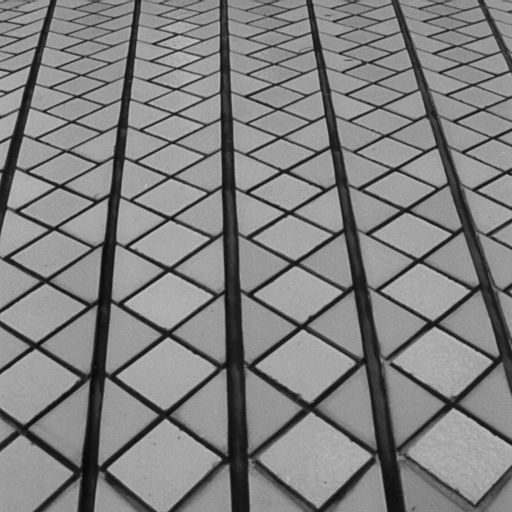
%> input picture bildverarbeitung/sheet3/Tile0001.png, 512 x 512 px
$ octave ex3.m   (GNU Octave 9; MATLAB toolbox functions it lacks are replaced by stand-ins)
%> lines starting %> are read from the running program, lines starting %| are printed output that depends on the picture; in (x1, y1, x2, y2) boxes, pixels count from 0 and x2, y2 are one past the last pixel; in counts of white or black regions, pixels touching at a corner belong together; the program's own positions count from 1
clear all
close all
clc


%% plain subsampling (3a)
X = imread('Tile0001.png');
%> X is the input picture: size 512x512 uint8; min 4, max 201, mean 128.6
sampling = 8;
subX = X(1:sampling:end,1:sampling:end);
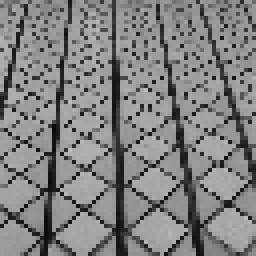
%> subX: size 64x64 uint8 (shown 4 times larger); min 10, max 188, mean 128.6

subplot(1,2,1)
imshow(X)
title('original image')
subplot(1,2,2)
imshow(subX)
title('subsampled image')

% the subsampled image resembles tiles from an 80's adventure game, i.e.
% it is pixelated and the higher frequency areas are just random black dots

%% lowpass subsampling (3b)

% with a lowpass filter first, the image is less pain, but it does get
% blurry

close all
clc

F = fft2(X);

c = size(F)/2;
%> c = [256 256]
width = size(F,1)/8;
%> width = 64
mask = zeros(size(F));
mask(floor(c(1)-width/2):ceil(c(1)+width/2), floor(c(1)-width/2):ceil(c(1)+width/2)) = 1;
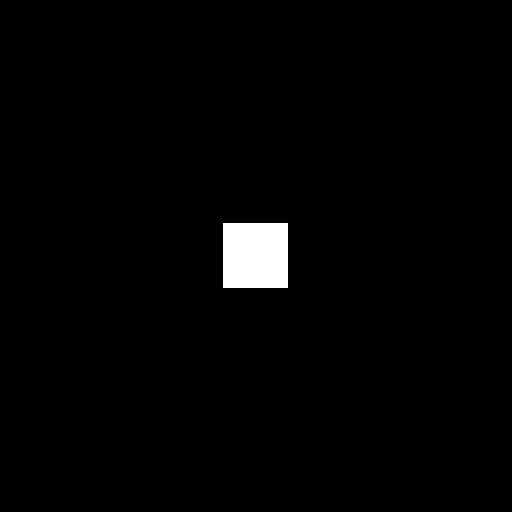
%> mask: size 512x512 double; values 0 (black) and 1 (white), 1.6% white; 1 white region, box (x1, y1, x2, y2) and area: (223, 223, 288, 288) 4225

F = fftshift(F);
F = F .* mask;
F = ifftshift(F);

Y = abs(ifft2(F));
Y = Y/max(Y(:));
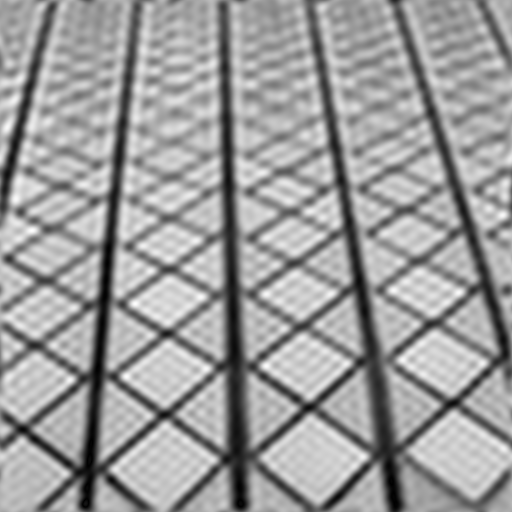
%> Y: size 512x512 double; min 0.000584, max 1, mean 0.615
subY = Y(1:sampling:end,1:sampling:end);
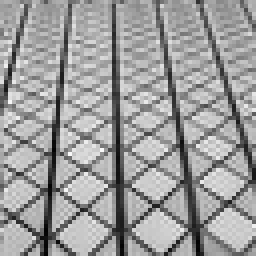
%> subY: size 64x64 double (shown 4 times larger); min 0.00692, max 0.979, mean 0.615

subplot(1,3,1)
imshow(X)
title('original image')
subplot(1,3,2)
imshow(subX)
title('subsampling only')
subplot(1,3,3)
imshow(subY)
title('subsampling with lowpass')

%% gaussian subsampling (3c)

% we want to subsample an 8th, so using a 9th lowpass filter sounds
% reasonable. I cannot justify the sigma choice right now, but the result
% looks quite anti-aliased

h = fspecial('gaussian', round(size(X,1)/3), 4);
FH = fft2(h);
Z = imfilter(X,h);
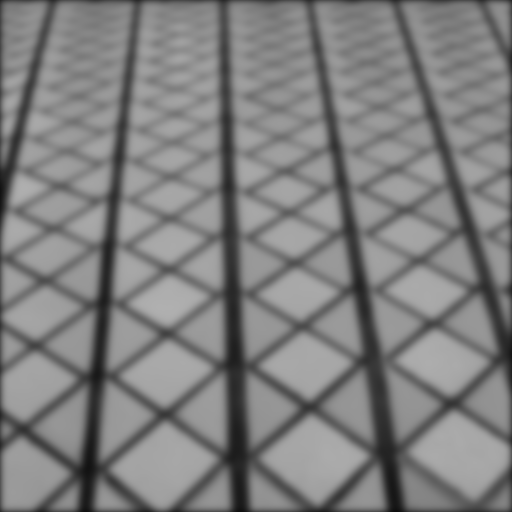
%> Z: size 512x512 uint8; min 13, max 176, mean 127.1
subZ = Z(1:sampling:end,1:sampling:end);
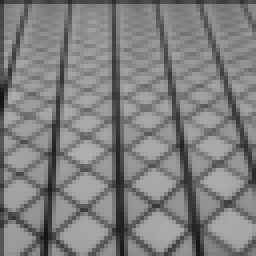
%> subZ: size 64x64 uint8 (shown 4 times larger); min 18, max 176, mean 126.8


figure;
subplot(1,3,1)
imshow(X)
title('original image')
subplot(1,3,2)
imshow(subY)
title('subsampling with perfect lowpass')
subplot(1,3,3)
imshow(subZ)
title('subsampling with gaussian lowpass')

%% visualization of filter (3d)

close all

% the filter mask is a Gauss kernel like its FT
% with larger sigma, the filter is wider in the spatial domain and narrower
% in the frequency domain

sigmas = [1 5 10];
n = length(sigmas);

for i=1:n
	subplot(1,n,i)
	h = fspecial('gaussian', round(size(X,1)/3), sigmas(i));
	imagesc(h)
	axis equal
end
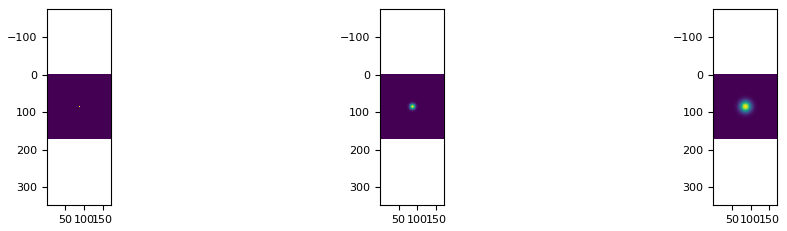
%> figure redrawn from the program's plot data, 3 panels
